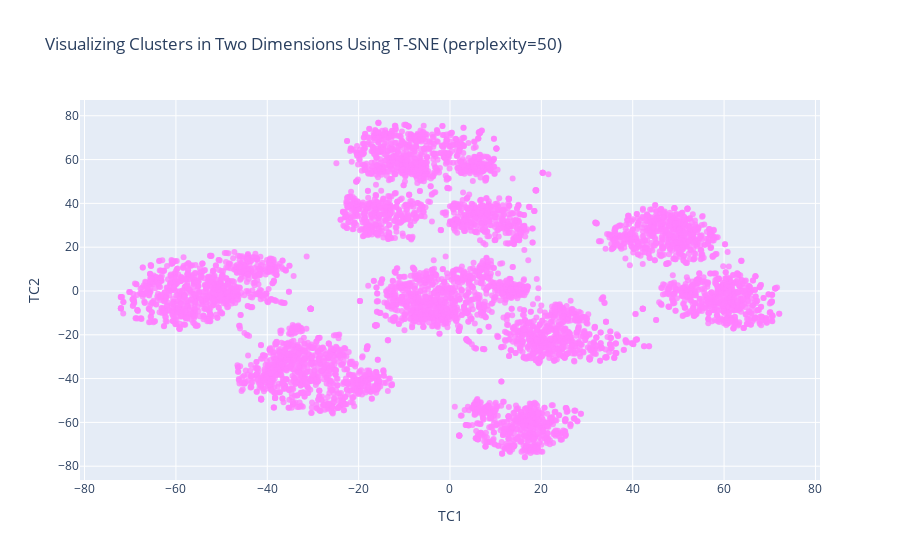

This figure's notebook cell:
### Code cell
#Instructions for building the 2-D plot

#trace1 is for 'Cluster 0'
trace1 = go.Scatter(
                    x = cluster0["TC1_2d"],
                    y = cluster0["TC2_2d"],
                    mode = "markers",
                    name = "Cluster 0",
                    marker = dict(color = 'rgba(255, 128, 255, 0.8)'),
                    text = None)

#trace2 is for 'Cluster 1'
trace2 = go.Scatter(
                    x = cluster1["TC1_2d"],
                    y = cluster1["TC2_2d"],
                    mode = "markers",
                    name = "Cluster 1",
                    marker = dict(color = 'rgba(255, 128, 2, 0.8)'),
                    text = None)

# #trace3 is for 'Cluster 2'
# trace3 = go.Scatter(
#                     x = cluster2["TC1_2d"],
#                     y = cluster2["TC2_2d"],
#                     mode = "markers",
#                     name = "Cluster 2",
#                     marker = dict(color = 'rgba(0, 255, 200, 0.8)'),
#                     text = None)

data = [trace1, trace2] #, trace3

title = "Visualizing Clusters in Two Dimensions Using T-SNE (perplexity=" + str(perplexity) + ")"

layout = dict(title = title,
              xaxis= dict(title= 'TC1',ticklen= 5,zeroline= False),
              yaxis= dict(title= 'TC2',ticklen= 5,zeroline= False)
             )

fig = dict(data = data, layout = layout)

iplot(fig)

### Figure 1 — Plotly figure (JSON) as saved in the notebook; plotly's stock layout.template omitted (floating-point values rounded to 4 significant figures; data arrays with more than 128 entries replaced by an {"elided": "..."} marker saying what was removed)
{"data": [{"marker": {"color": "rgba(255, 128, 255, 0.8)"}, "mode": "markers", "name": "Cluster 0", "type": "scatter", "x": {"elided": "6290 float values"}, "y": {"elided": "6290 float values"}}, {"marker": {"color": "rgba(255, 128, 2, 0.8)"}, "mode": "markers", "name": "Cluster 1", "type": "scatter", "x": [], "y": []}], "layout": {"title": {"text": "Visualizing Clusters in Two Dimensions Using T-SNE (perplexity=50)"}, "xaxis": {"ticklen": 5, "title": {"text": "TC1"}, "zeroline": false}, "yaxis": {"ticklen": 5, "title": {"text": "TC2"}, "zeroline": false}}}
